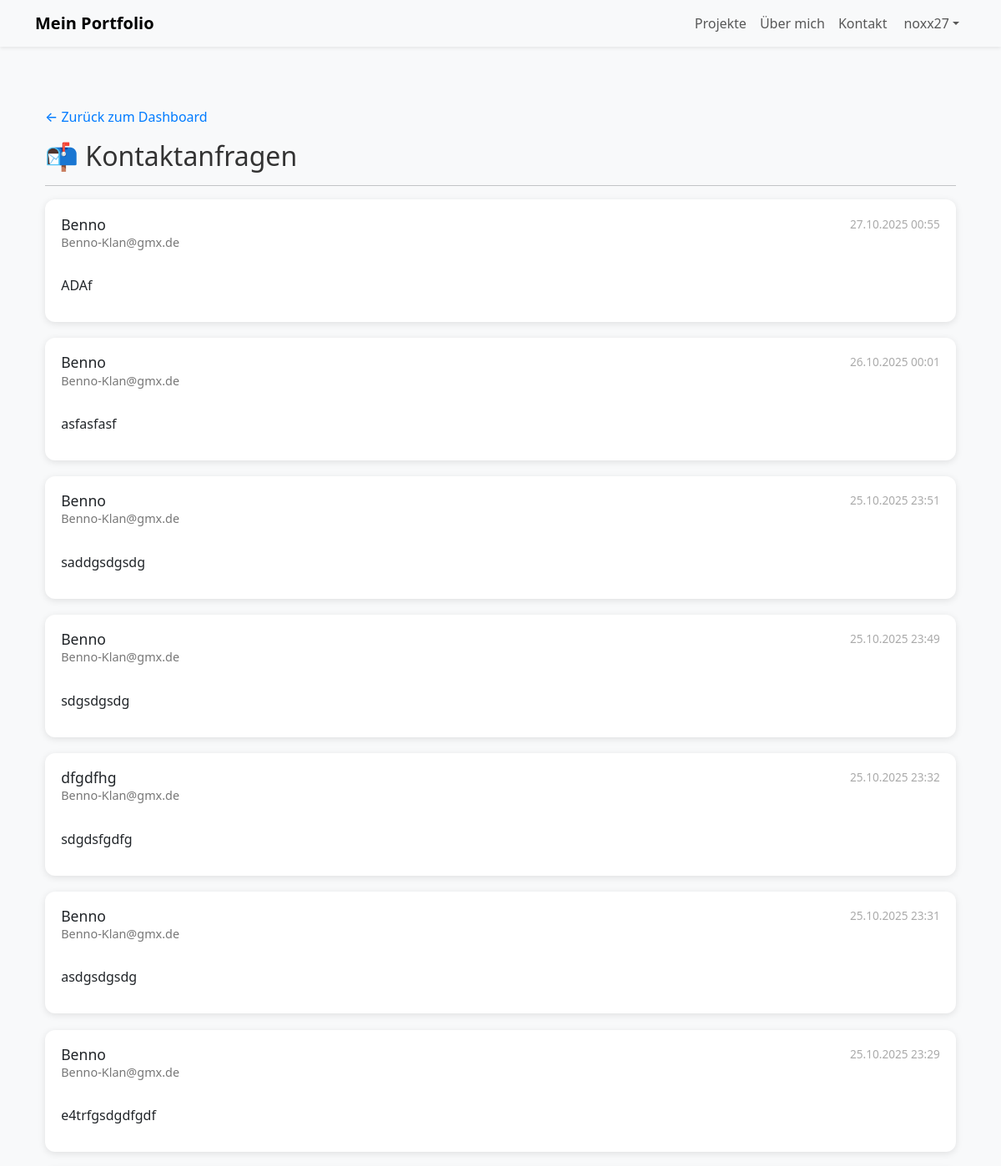
Page /admin/contacts (signed in, upper part) on the earlier database version.
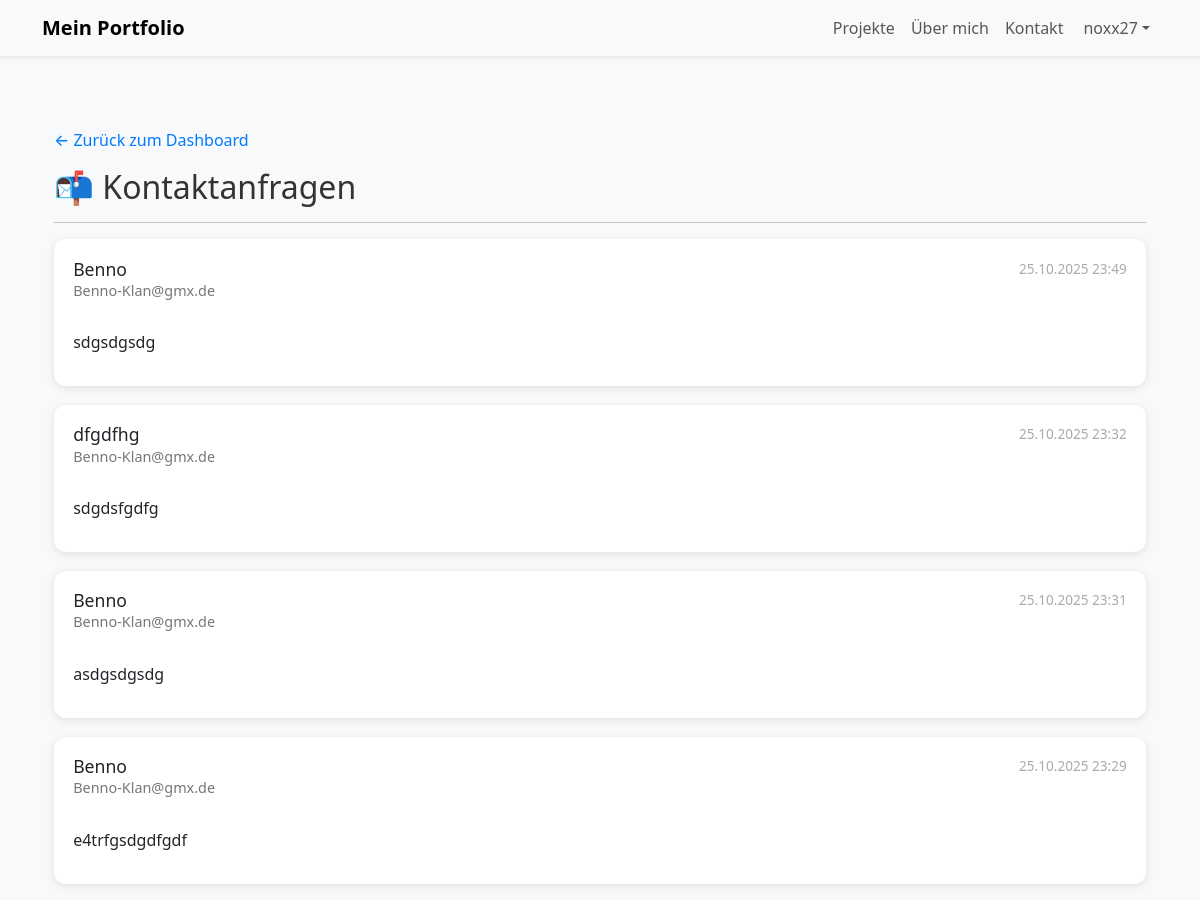
Same page on the later database version.
### app/models/database_models.py (models this page shows)
class ContactMessage(db.Model):
    id = db.Column(db.Integer, primary_key=True)
    name = db.Column(db.String(100), nullable=False)
    email = db.Column(db.String(120), nullable=False)
    message = db.Column(db.Text, nullable=False)
    created_at = db.Column(db.DateTime, default=datetime.utcnow)

### app/routes/admin.py (the view)
@admin_bp.route("/contacts")
@login_required
def contact_requests():
    messages = ContactMessage.query.order_by(ContactMessage.id.desc()).all()
    return render_template("admin/contact_requests.html", messages=messages)

### app/models/user.py (called while the page is built)
    def is_admin(self):
        return self.role == "admin"

### app/routes/admin.py (called while the page is built)
@admin_bp.before_request
def restrict_to_admins():
    if not current_user.is_authenticated or not current_user.is_admin():
        abort(403)

### app/templates/admin/contact_requests.html (shortened to what this page needs)
{% extends "base.html" %}
{% block content %}
<link rel="stylesheet" href="{{ url_for('static', filename='css/admin.css') }}">
<div class="container mt-4">
  <a href="{{ url_for('admin.dashboard') }}" class="back-btn">← Zurück zum Dashboard</a>
  <h2 class="page-title">📬 Kontaktanfragen</h2>
  <hr>
  {% if messages %}
    <div class="message-grid">
      {% for msg in messages %}
      <div class="message-card" onclick="window.location.href='{{ url_for('admin.contact_detail', message_id=msg.id) }}'">
        <div class="message-header">
          <div>
            <h5>{{ msg.name }}</h5>
            <p class="email">{{ msg.email }}</p>
          </div>
          <small class="timestamp">{{ msg.created_at.strftime('%d.%m.%Y %H:%M') if msg.created_at else '' }}</small>
        </div>
        <p class="message-text">{{ msg.message|truncate(120) }}</p>
      </div>
      {% endfor %}
    </div>
  {% else %}
    <p class="no-data">Keine Kontaktanfragen vorhanden.</p>
  {% endif %}
</div>
{% endblock %}

Differences in the rows shown:
removed ContactMessage: name "Benno", email "Benno-Klan@gmx.de", created_at "27.10.2025 00:55", message "ADAf"
removed ContactMessage: name "Benno", email "Benno-Klan@gmx.de", created_at "26.10.2025 00:01", message "asfasfasf"
removed ContactMessage: name "Benno", email "Benno-Klan@gmx.de", created_at "25.10.2025 23:51", message "saddgsdgsdg"
